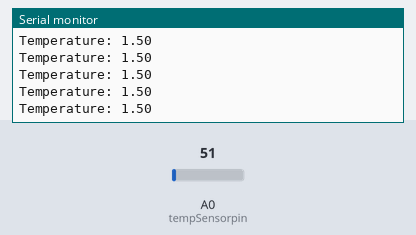
Simulated run of this sketch. Board: Arduino Uno, built with avr-gcc and run on an emulated ATmega328P. On the bench: the last lines printed to the serial monitor. The test bench sets the inputs (shaded band); at power-on: A0 (tempSensorpin) = 51.

Above: at 1.2 s.
1.3 s: A0 (tempSensorpin) set to 61
At 1.31 s:
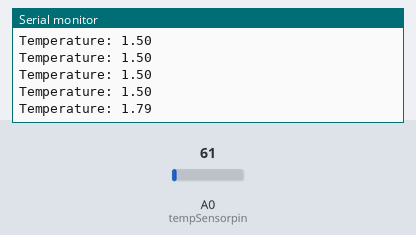
2.8 s: A0 (tempSensorpin) set to 71
At 2.82 s:
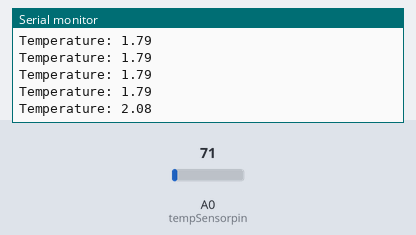
Timing chart, 0 to 5.8 s (numbered marks = the images above; inputs shaded):
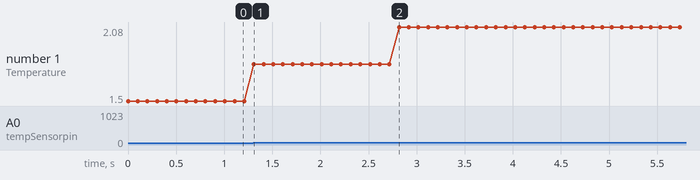

The sketch:

sketch_jun26e.ino
```cpp
const int tempSensorpin=A0;
const int buzz = 8;
const float tempTh=25.0;
int sensorValue;
float temperature;


void setup() {
  Serial.begin(9600);
  pinMode(buzz,LOW);
  digitalWrite(buzz,LOW);

}

void loop() {
  sensorValue=analogRead(tempSensorpin);
  temperature=sensorValue*(3.0/1023.0)*10;
  Serial.print("Temperature: ");
  Serial.println(temperature);

if(temperature>tempTh){
  digitalWrite(buzz,HIGH);

  }
else
{
  digitalWrite(buzz,LOW);

  }
  delay(100);
}
```

Measured:
- after the input at 1.3 s, the serial monitor: prints a new line at once (image 1)
- after the input at 2.8 s, the serial monitor: prints a new line at once (image 2)
- plotted number 1: 1.5 → 1.79 after the input at 1.3 s, 1.79 → 2.08 after the input at 2.8 s
